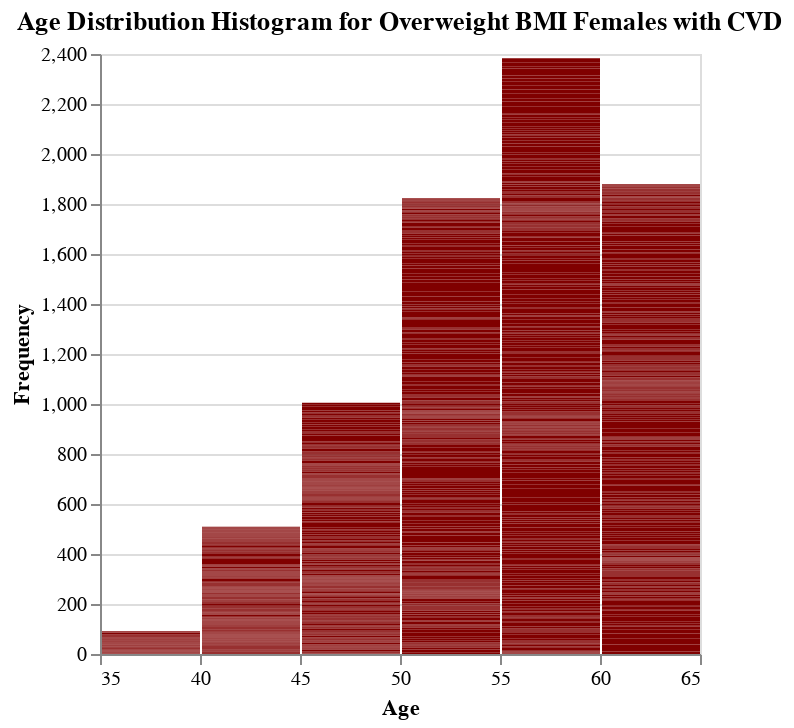

Write notebook code for a chart like this one.
### Code cell
import altair as alt

# Calculate age frequencies by sex
age_counts = df.groupby('age_in_years')['age_in_years'].count().reset_index(name='agefrequency')
# Create a histogram using Altair
chart = alt.Chart(age_counts).mark_bar(color='maroon').encode(
    x=alt.X('age_in_years', bin=True, title='Age'),
    y=alt.Y('agefrequency', title='Frequency'),
    tooltip=['age_in_years', 'agefrequency']
).properties(
    title='Age Distribution Histogram for Overweight BMI Females with CVD'
).interactive()

# Save the chart
chart.save('distribution_of_age_for_owfemales_cvd.json')

# Display the chart
chart.show()

### Figure 1 — Vega-Lite specification as saved in the notebook (floating-point values rounded to 4 significant figures; data arrays with more than 128 entries replaced by an {"elided": "..."} marker saying what was removed)
{"config": {"view": {"continuousWidth": 300, "continuousHeight": 300}}, "data": {"name": "data-5986a35392d4adb283d4a9dd5b57965a"}, "mark": {"type": "bar", "color": "maroon"}, "encoding": {"tooltip": [{"field": "age_in_years", "type": "quantitative"}, {"field": "agefrequency", "type": "quantitative"}], "x": {"bin": true, "field": "age_in_years", "title": "Age", "type": "quantitative"}, "y": {"field": "agefrequency", "title": "Frequency", "type": "quantitative"}}, "params": [{"name": "param_3", "select": {"type": "interval", "encodings": ["x", "y"]}, "bind": "scales"}], "title": "Age Distribution Histogram for Overweight BMI Females with CVD", "$schema": "https://vega.github.io/schema/vega-lite/v5.20.1.json", "datasets": {"data-5986a35392d4adb283d4a9dd5b57965a": {"elided": "1854 records"}}}
